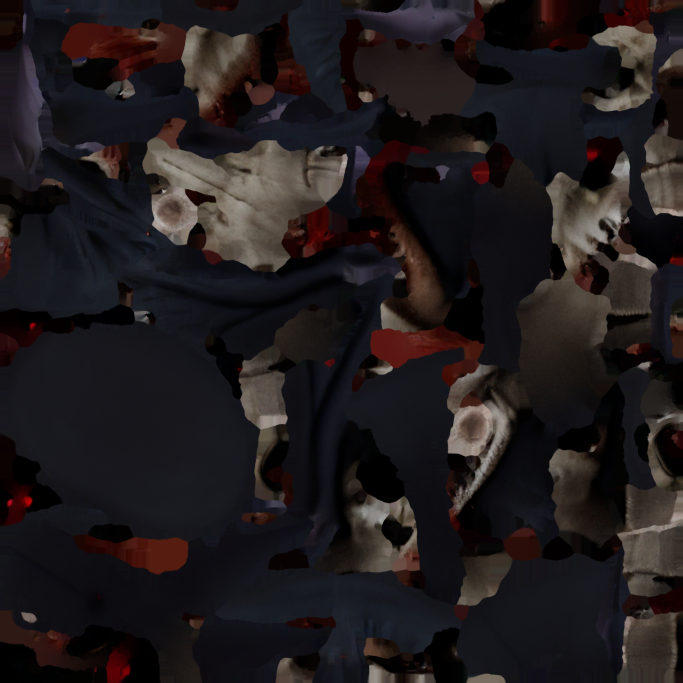
#> input picture assets/models/blood_ghoul/blood_ghoul_Image_0.png, 2048 x 2048 px (shown at 1/3 size)
$ python mask.py ../../../assets/models/blood_ghoul/blood_ghoul_Image_0.png ../../../assets/models/blood_ghoul/blood_ghoul_BloodGhoul_albedo.png
#> lines starting #> are read from the running program, lines starting #| are printed output that depends on the picture; after the words box and inside, x2 and y2 are one past the last pixel; in counts of white or black regions, pixels touching at a corner belong together
# Vein emission texture: reference crop (gun bbox) -> RGB glow * smoothstep mask. UV mapping in build uses the same crop.
import sys
from PIL import Image
import numpy as np
CROP = (120, 395, 2620, 1165)   # x0,y0,x1,y1 in reference pixels
src, out = sys.argv[1], sys.argv[2]
im = np.asarray(Image.open(src).convert("RGB").crop(CROP)).astype(np.float32) / 255
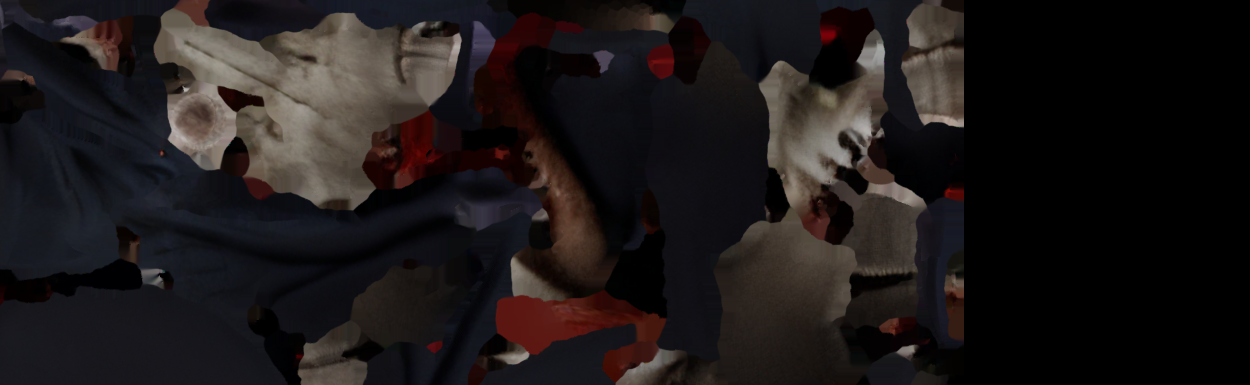
#> im: shape (770, 2500, 3) float32 (shown at 1/2 size); mean R, G, B 0.115, 0.0972, 0.0979
v = im.max(2)
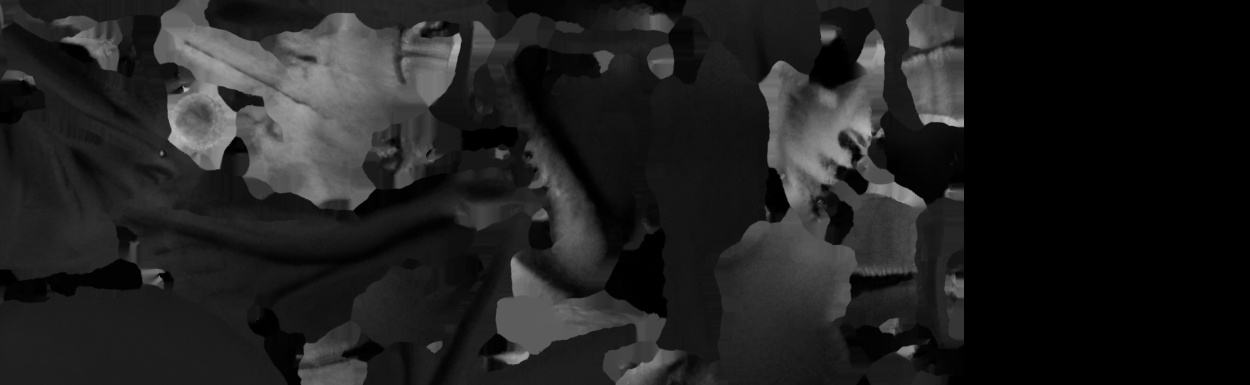
#> v: shape (770, 2500) float32 (shown at 1/2 size); min 0, max 0.745, mean 0.124
t = np.clip((v - 0.47) / (0.72 - 0.47), 0, 1); m = t * t * (3 - 2 * t)
#> after `t = np.clip((v - 0.47) / (0.72 - 0.47), 0, 1)`:
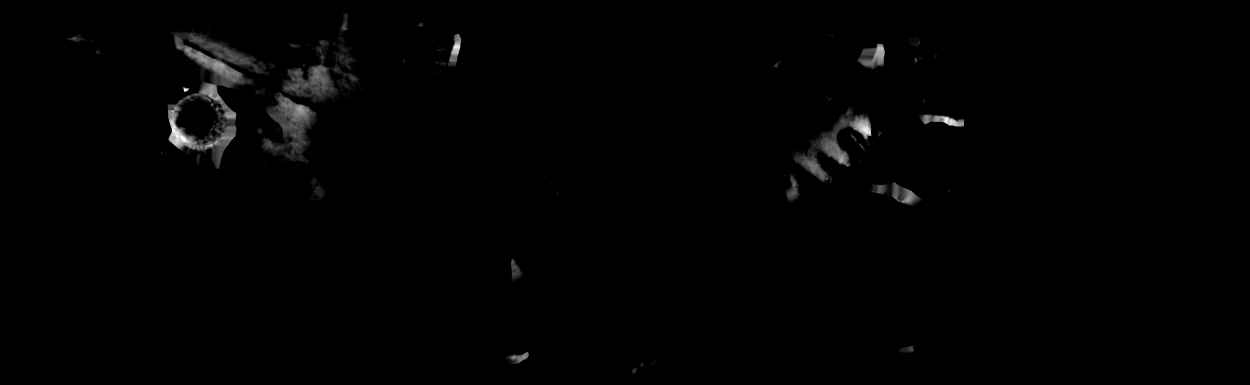
#> t: shape (770, 2500) float32 (shown at 1/2 size); min 0, max 1, mean 0.00859
from scipy import ndimage as nd
# The wide main crack: keep its jagged shape but drop the soft halo (it read as a blob of light) and shrink it a little.
T = nd.binary_dilation(nd.grey_opening(m, size=(11, 11)) > 0.3, iterations=6)    # where the wide crack is
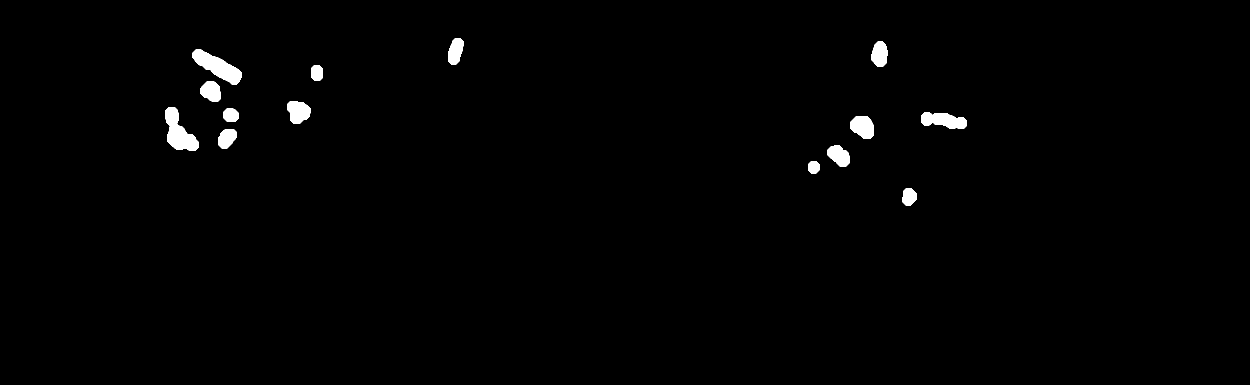
#> T: shape (770, 2500) bool (shown at 1/2 size); 1.1% white; 14 white regions, largest, box (x1, y1, x2, y2) and area: (385, 99, 483, 169) 3170, (331, 214, 397, 302) 3161, (1842, 225, 1934, 258) 2110
hot = np.clip((v - 0.86) / 0.06, 0, 1)                                           # only the white-hot crack interior
#> hot: shape (770, 2500) float32; every value is 0
hot = nd.grey_erosion(hot, size=(3, 3))                                          # a little thinner, edges stay jagged
m = np.where(T, hot, m)
glow = im / np.maximum(v, 1e-3)[..., None]          # normalised hue (white core stays white)
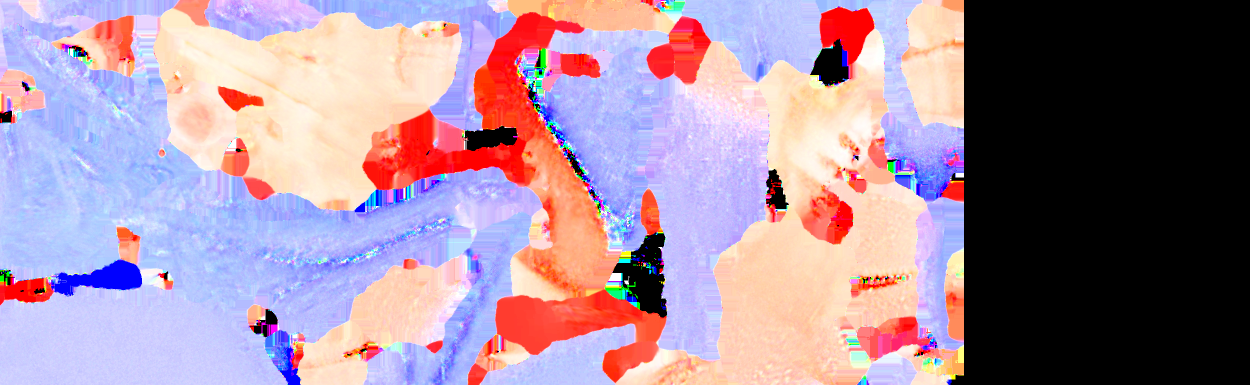
#> glow: shape (770, 2500, 3) float32 (shown at 1/2 size); mean R, G, B 0.639, 0.543, 0.615
glow = glow ** 2.2                                   # push the cyan, keep white-hot core white
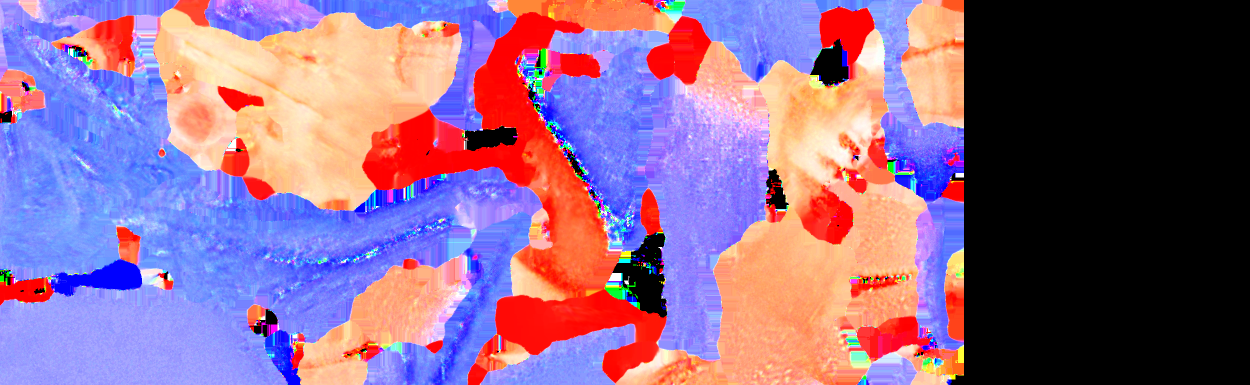
#> glow: shape (770, 2500, 3) float32 (shown at 1/2 size); mean R, G, B 0.552, 0.407, 0.546
e = glow * m[..., None]
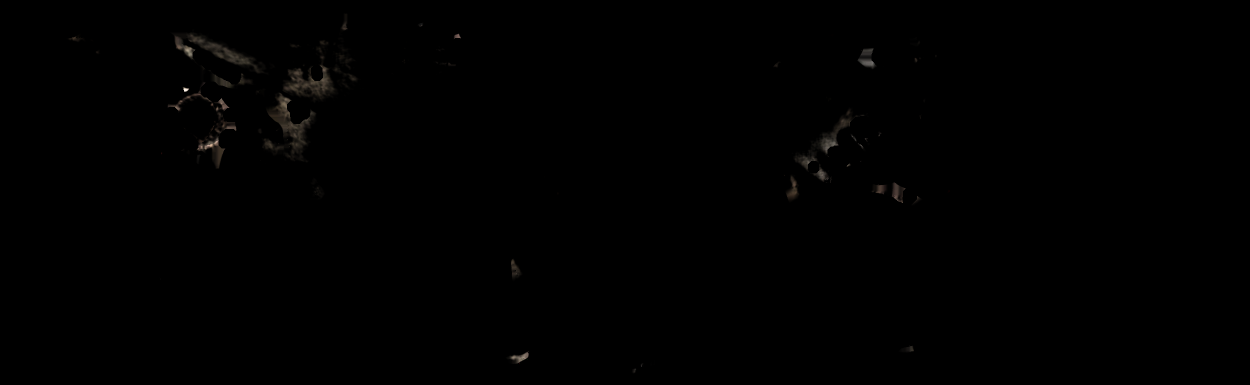
#> e: shape (770, 2500, 3) float32 (shown at 1/2 size); mean R, G, B 0.00268, 0.00233, 0.00196
Image.fromarray((e * 255).astype(np.uint8)).resize((2048, 630), Image.LANCZOS).save(out)
